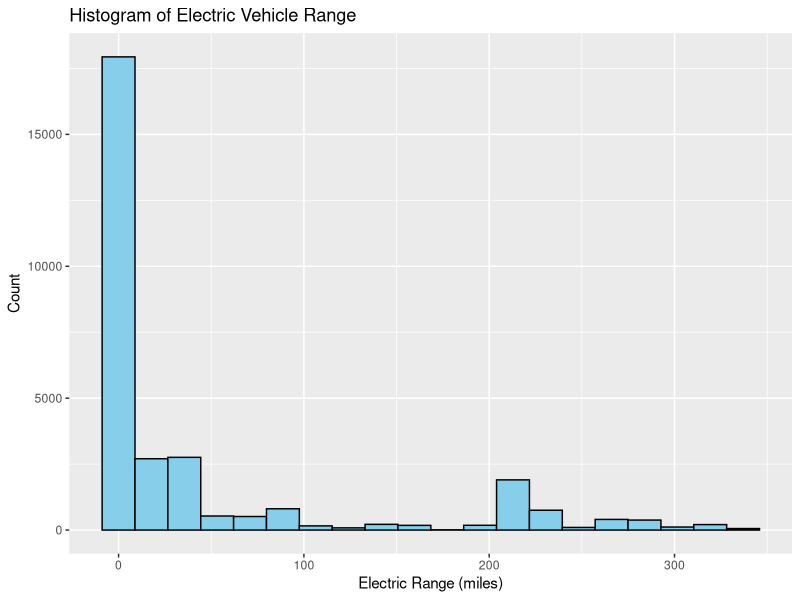
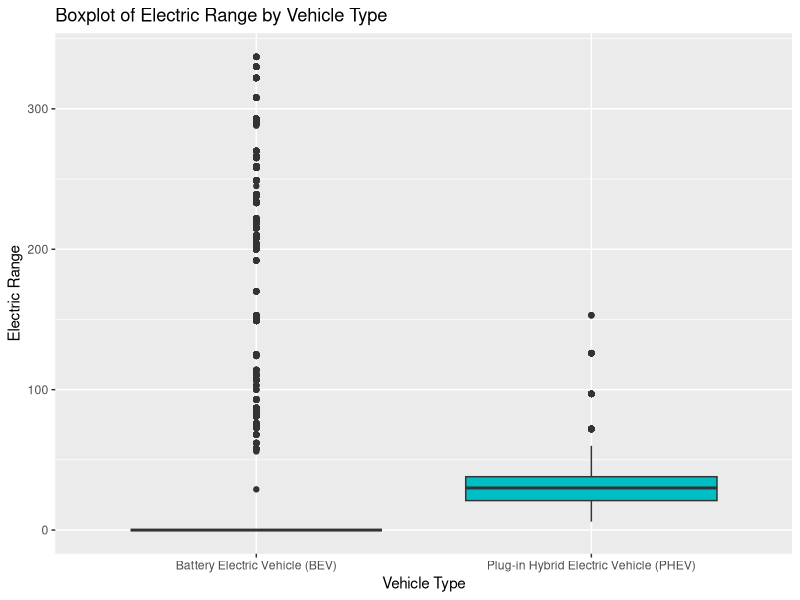
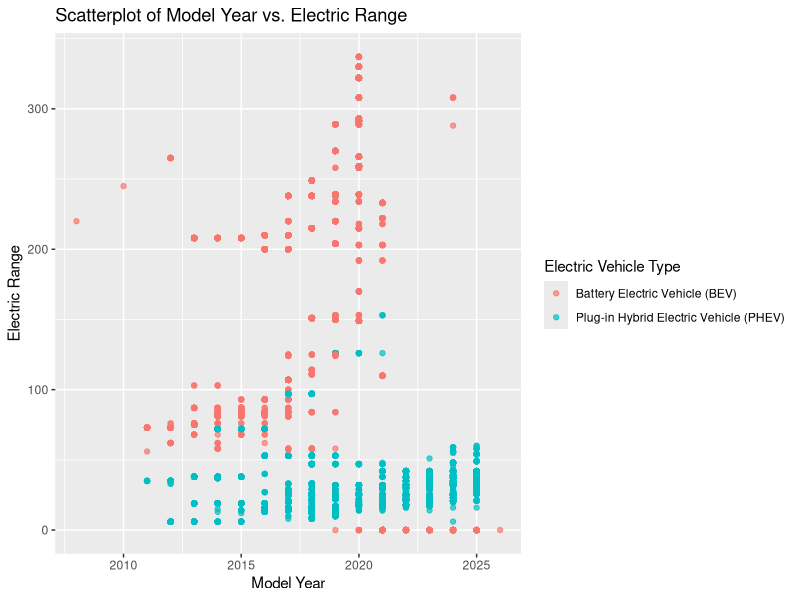

The R script that drew these images, in order:
## ---- chunk 1
library(ggplot2)
library(dplyr)
library(tidyr)
library(readr)
library(broom)
library(readxl)
## ---- chunk 2
# Load the real Electric Vehicle Population dataset from Excel
ev_data <- read_excel("ev_population_filtered.xlsx")

# Preview the data
head(ev_data)

# Clean and filter relevant columns
df <- ev_data %>%
  select(County, `Electric Vehicle Type`, `Model Year`, `Electric Range`) %>%
  filter(!is.na(`Electric Range`), !is.na(`Electric Vehicle Type`), !is.na(`Model Year`))
## ---- chunk 3
ggplot(df, aes(x = `Electric Range`)) +
  geom_histogram(bins = 20, fill = "skyblue", color = "black") +
  labs(title = "Histogram of Electric Vehicle Range", x = "Electric Range (miles)", y = "Count")
## ---- chunk 4
ggplot(df, aes(x = `Electric Vehicle Type`, y = `Electric Range`, fill = `Electric Vehicle Type`)) +
  geom_boxplot() +
  labs(title = "Boxplot of Electric Range by Vehicle Type", x = "Vehicle Type", y = "Electric Range") +
  theme(legend.position = "none")
## ---- chunk 5
ggplot(df, aes(x = `Model Year`, y = `Electric Range`, color = `Electric Vehicle Type`)) +
  geom_point(alpha = 0.7) +
  labs(title = "Scatterplot of Model Year vs. Electric Range", x = "Model Year", y = "Electric Range")
## ---- chunk 6
df %>%
  group_by(`Electric Vehicle Type`) %>%
  summarise(
    Mean = mean(`Electric Range`, na.rm = TRUE),
    SD = sd(`Electric Range`, na.rm = TRUE),
    Min = min(`Electric Range`, na.rm = TRUE),
    Max = max(`Electric Range`, na.rm = TRUE)
  )
## ---- chunk 7
t_test_result <- t.test(`Electric Range` ~ `Electric Vehicle Type`, data = df)
t_test_result
## ---- chunk 8
lm_model <- lm(`Electric Range` ~ `Model Year` + `Electric Vehicle Type`, data = df)
summary(lm_model)
